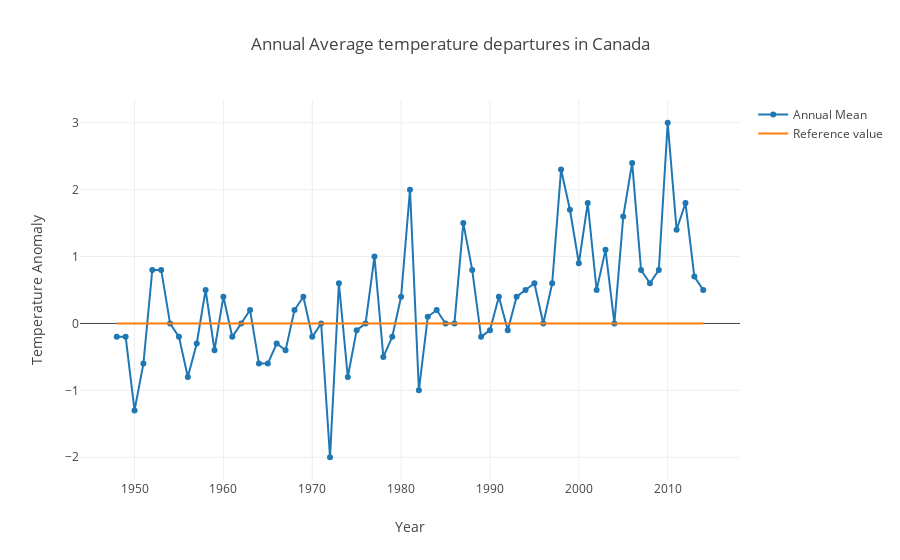

Write notebook code for a chart like this one.
### Code cell
init_notebook_mode(connected=True)

trace0 = go.Scatter(
    x = ca_df['Year'],
    y = ca_df['Temperature departure (degrees Celsius)'],
    mode = 'lines+markers',
    name = 'Annual Mean'
)

trace1 = go.Scatter(
x = ca_df['Year'],
y = [0]*len(ca_df['Temperature departure (degrees Celsius)']),
mode = 'lines',
#opacity = 0.5,
name='Reference value',
hoverinfo = 'none'
)
data = [trace0, trace1]
layout = go.Layout(dict(title='Annual Average temperature departures in Canada'),
                   xaxis=dict(title='Year'),
                   yaxis=dict(title='Temperature Anomaly')
)
fig = go.Figure(data=data,layout=layout)
iplot(fig)

### Figure 1 — Plotly figure (JSON) as saved in the notebook; plotly's stock layout.template omitted (floating-point values rounded to 4 significant figures)
{"data": [{"mode": "lines+markers", "name": "Annual Mean", "type": "scatter", "x": ["1948", "1949", "1950", "1951", "1952", "1953", "1954", "1955", "1956", "1957", "1958", "1959", "1960", "1961", "1962", "1963", "1964", "1965", "1966", "1967", "1968", "1969", "1970", "1971", "1972", "1973", "1974", "1975", "1976", "1977", "1978", "1979", "1980", "1981", "1982", "1983", "1984", "1985", "1986", "1987", "1988", "1989", "1990", "1991", "1992", "1993", "1994", "1995", "1996", "1997", "1998", "1999", "2000", "2001", "2002", "2003", "2004", "2005", "2006", "2007", "2008", "2009", "2010", "2011", "2012", "2013", "2014", null, "Note: Annual average temperature departures were computed for weather stations across Canada with sufficiently long data records to allow for trend calculation and were then interpolated to a 50-kilometre spaced grid. Annual grid points values were averaged together to produce an annual time series of temperature departures representing the entire country. ", "Source: Environment and Climate Change Canada (2015) Adjusted and Homogenized Canadian Climate Data (www.ec.gc.ca/dccha-ahccd/Default.asp?lang=En&n=B1F8423A-1).", "Available on the Canadian Environmental Sustainability Indicators (www.ec.gc.ca/indicateurs-indicators/default.asp?lang=En)"], "y": [-0.2, -0.2, -1.3, -0.6, 0.8, 0.8, 0, -0.2, -0.8, -0.3, 0.5, -0.4, 0.4, -0.2, 0, 0.2, -0.6, -0.6, -0.3, -0.4, 0.2, 0.4, -0.2, 0, -2, 0.6, -0.8, -0.1, 0, 1, -0.5, -0.2, 0.4, 2, -1, 0.1, 0.2, 0, 0, 1.5, 0.8, -0.2, -0.1, 0.4, -0.1, 0.4, 0.5, 0.6, 0, 0.6, 2.3, 1.7, 0.9, 1.8, 0.5, 1.1, 0, 1.6, 2.4, 0.8, 0.6, 0.8, 3, 1.4, 1.8, 0.7, 0.5, null, null, null, null]}, {"hoverinfo": "none", "mode": "lines", "name": "Reference value", "type": "scatter", "x": ["1948", "1949", "1950", "1951", "1952", "1953", "1954", "1955", "1956", "1957", "1958", "1959", "1960", "1961", "1962", "1963", "1964", "1965", "1966", "1967", "1968", "1969", "1970", "1971", "1972", "1973", "1974", "1975", "1976", "1977", "1978", "1979", "1980", "1981", "1982", "1983", "1984", "1985", "1986", "1987", "1988", "1989", "1990", "1991", "1992", "1993", "1994", "1995", "1996", "1997", "1998", "1999", "2000", "2001", "2002", "2003", "2004", "2005", "2006", "2007", "2008", "2009", "2010", "2011", "2012", "2013", "2014", null, "Note: Annual average temperature departures were computed for weather stations across Canada with sufficiently long data records to allow for trend calculation and were then interpolated to a 50-kilometre spaced grid. Annual grid points values were averaged together to produce an annual time series of temperature departures representing the entire country. ", "Source: Environment and Climate Change Canada (2015) Adjusted and Homogenized Canadian Climate Data (www.ec.gc.ca/dccha-ahccd/Default.asp?lang=En&n=B1F8423A-1).", "Available on the Canadian Environmental Sustainability Indicators (www.ec.gc.ca/indicateurs-indicators/default.asp?lang=En)"], "y": [0, 0, 0, 0, 0, 0, 0, 0, 0, 0, 0, 0, 0, 0, 0, 0, 0, 0, 0, 0, 0, 0, 0, 0, 0, 0, 0, 0, 0, 0, 0, 0, 0, 0, 0, 0, 0, 0, 0, 0, 0, 0, 0, 0, 0, 0, 0, 0, 0, 0, 0, 0, 0, 0, 0, 0, 0, 0, 0, 0, 0, 0, 0, 0, 0, 0, 0, 0, 0, 0, 0]}], "layout": {"title": "Annual Average temperature departures in Canada", "xaxis": {"title": "Year"}, "yaxis": {"title": "Temperature Anomaly"}}}
